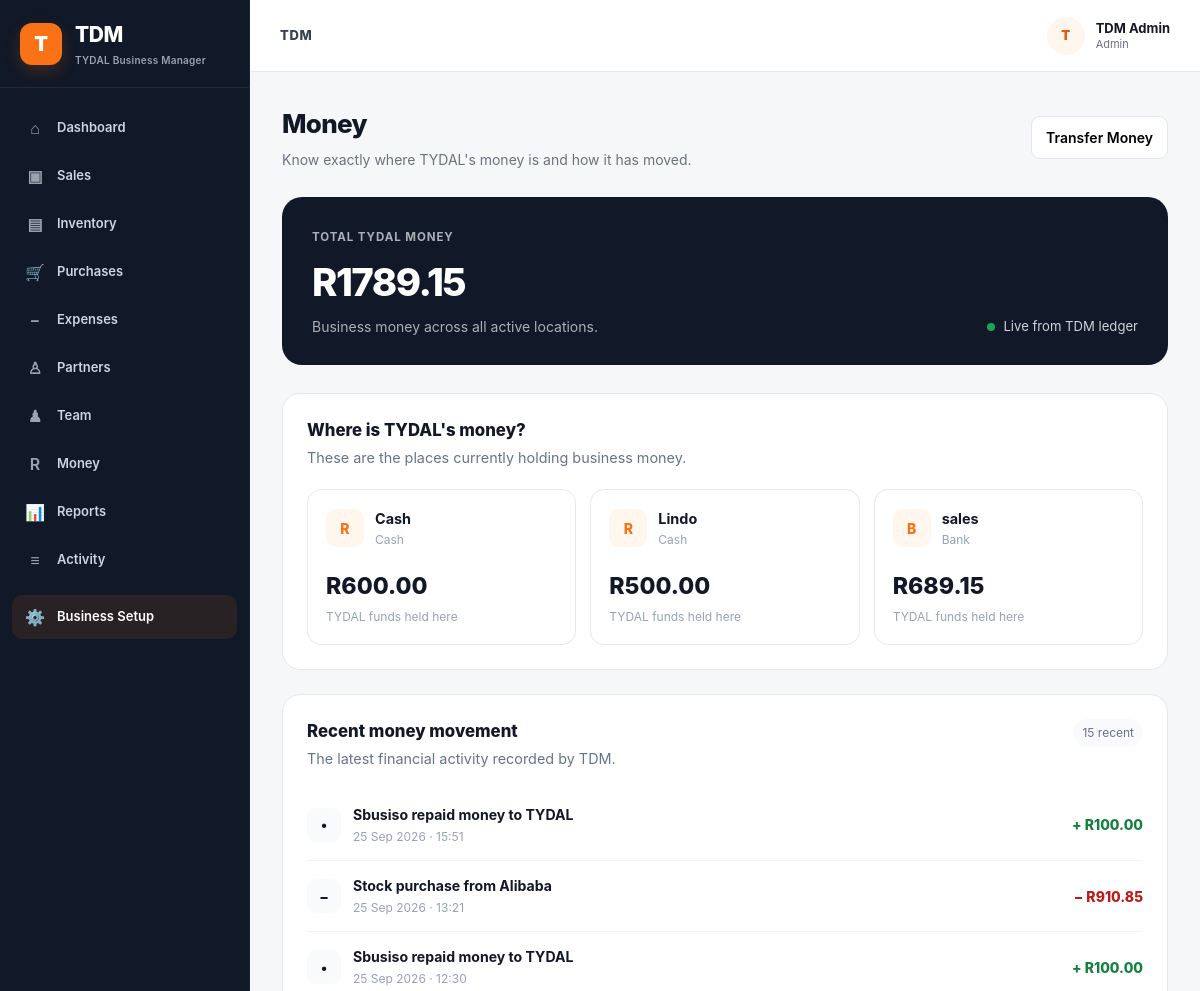
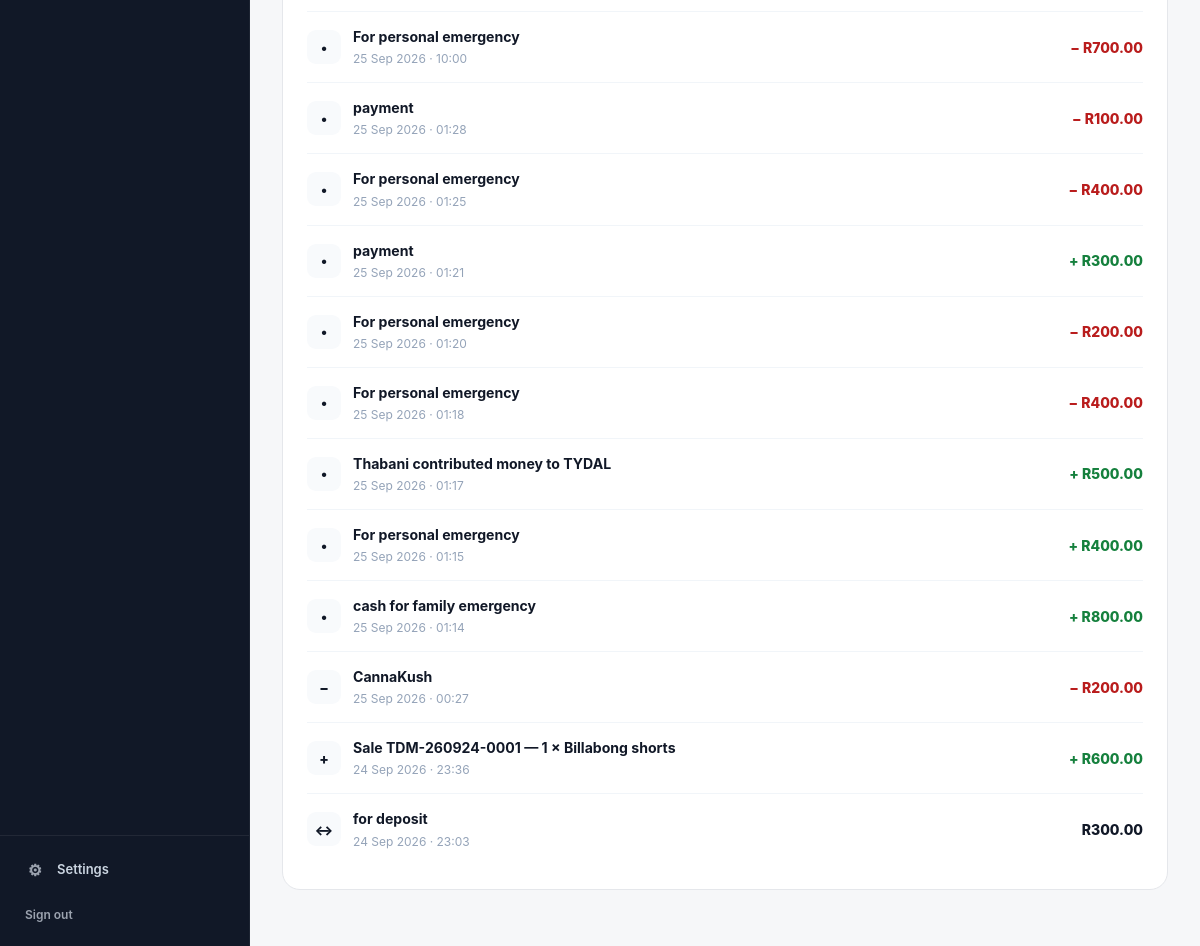
Screenshot of /money/ (signed in) with the database file from the repository (2 pictures, top to bottom).
### app/models.py (models this page shows)
class User(UserMixin, db.Model):
    __tablename__ = "users"
    id = db.Column(db.Integer, primary_key=True)
    name = db.Column(
        db.String(100),
        nullable=False
    )
    phone = db.Column(
        db.String(30),
        unique=True,
        nullable=False,
        index=True
    )
    password_hash = db.Column(
        db.String(255),
        nullable=False
    )
    role = db.Column(
        db.String(30),
        nullable=False,
        default="partner"
    )
    is_active = db.Column(
        db.Boolean,
        default=True,
        nullable=False
    )
    created_at = db.Column(
        db.DateTime,
        default=datetime.utcnow,
        nullable=False
    )
    transactions = db.relationship(
        "FinancialTransaction",
        back_populates="created_by",
        foreign_keys="FinancialTransaction.created_by_id"
    )

class MoneyAccount(db.Model):
    __tablename__ = "money_accounts"
    id = db.Column(
        db.Integer,
        primary_key=True
    )
    name = db.Column(
        db.String(100),
        nullable=False
    )
    account_type = db.Column(
        db.String(30),
        nullable=False
    )
    owner_user_id = db.Column(
        db.Integer,
        db.ForeignKey("users.id"),
        nullable=True
    )
    opening_balance = db.Column(
        db.Numeric(12, 2),
        default=Decimal("0.00"),
        nullable=False
    )
    is_active = db.Column(
        db.Boolean,
        default=True,
        nullable=False
    )
    created_at = db.Column(
        db.DateTime,
        default=datetime.utcnow,
        nullable=False
    )
    owner = db.relationship(
        "User",
        backref="money_accounts"
    )

class FinancialTransaction(db.Model):
    __tablename__ = "financial_transactions"
    id = db.Column(
        db.Integer,
        primary_key=True
    )
    transaction_type = db.Column(
        db.String(50),
        nullable=False,
        index=True
    )
    amount = db.Column(
        db.Numeric(12, 2),
        nullable=False
    )
    from_account_id = db.Column(
        db.Integer,
        db.ForeignKey("money_accounts.id"),
        nullable=True
    )
    to_account_id = db.Column(
        db.Integer,
        db.ForeignKey("money_accounts.id"),
        nullable=True
    )
    description = db.Column(
        db.String(255),
        nullable=False
    )
    reference = db.Column(
        db.String(100),
        nullable=True
    )
    transaction_date = db.Column(
        db.DateTime,
        nullable=False,
        default=datetime.utcnow,
        index=True
    )
    created_at = db.Column(
        db.DateTime,
        default=datetime.utcnow,
        nullable=False
    )
    is_historical = db.Column(
        db.Boolean,
        default=False,
        nullable=False
    )
    is_estimate = db.Column(
        db.Boolean,
        default=False,
        nullable=False
    )
    reversal_of_id = db.Column(
        db.Integer,
        db.ForeignKey("financial_transactions.id"),
        nullable=True
    )
    source_type = db.Column(
        db.String(50),
        nullable=True
    )
    source_id = db.Column(
        db.Integer,
        nullable=True
    )
    notes = db.Column(
        db.Text,
        nullable=True
    )
    created_by_id = db.Column(
        db.Integer,
        db.ForeignKey("users.id"),
        nullable=False
    )
    from_account = db.relationship(
        "MoneyAccount",
        foreign_keys=[from_account_id]
    )
    to_account = db.relationship(
        "MoneyAccount",
        foreign_keys=[to_account_id]
    )
    created_by = db.relationship(
        "User",
        back_populates="transactions",
        foreign_keys=[created_by_id]
    )
    reversal_of = db.relationship(
        "FinancialTransaction",
        remote_side=[id],
        uselist=False
    )

### app/routes/money.py (the view)
@money.route("/")
@login_required
def index():
    accounts = (
        MoneyAccount.query
        .filter_by(is_active=True)
        .order_by(MoneyAccount.name.asc())
        .all()
    )
    account_rows = []
    total_business_money = Decimal("0.00")
    for account in accounts:
        balance = get_account_balance(account.id)
        total_business_money += balance
        account_rows.append({
            "account": account,
            "balance": balance
        })
    recent_transactions = (
        FinancialTransaction.query
        .order_by(
            FinancialTransaction.transaction_date.desc(),
            FinancialTransaction.id.desc()
        )
        .limit(15)
        .all()
    )
    return render_template(
        "money/index.html",
        account_rows=account_rows,
        accounts=accounts,
        total_business_money=total_business_money,
        recent_transactions=recent_transactions
    )

### app/__init__.py (called while the page is built)
@login_manager.user_loader
def load_user(user_id):
    from app.models import User
    return db.session.get(User, int(user_id))

### app/routes/money.py (called while the page is built)
def get_account_balance(account_id):
    transactions = FinancialTransaction.query.filter(
        (FinancialTransaction.to_account_id == account_id) |
        (FinancialTransaction.from_account_id == account_id)
    ).all()
    balance = Decimal("0.00")
    for transaction in transactions:
        amount = Decimal(str(transaction.amount or 0))
        if transaction.to_account_id == account_id:
            balance += amount
        if transaction.from_account_id == account_id:
            balance -= amount
    return balance

### app/templates/money/index.html (shortened to what this page needs)
{% extends "base.html" %}
{% block content %}
<div class="page-header money-page-header">
    <div>
        <h2>Money</h2>
        <p>Know exactly where TYDAL's money is and how it has moved.</p>
    </div>
    <div class="money-header-actions">
        <button class="secondary-button" type="button" onclick="openTransferModal()" >
            Transfer Money
        </button>
    </div>
</div>
<section class="money-hero">
    <div>
        <span class="money-hero-label">TOTAL TYDAL MONEY</span>
        <div class="money-hero-value">
            R{{ "%.2f"|format(total_business_money) }}
        </div>
        <p>
            Business money across all active locations.
        </p>
    </div>
    <div class="money-hero-status">
        <span class="status-dot"></span>
        Live from TDM ledger
    </div>
</section>
<section class="money-section">
    <div class="section-heading">
        <div>
            <h3>Where is TYDAL's money?</h3>
            <p>
                These are the places currently holding business money.
            </p>
        </div>
    </div>
    {% if account_rows %}
    <div class="money-account-grid">
        {% for row in account_rows %}
        <article class="money-account-card">
            <div class="money-account-top">
                <div class="money-account-icon">
                    {% if row.account.account_type == "cash" %}
                    R
                    {% elif row.account.account_type == "bank" %}
                    B
                    {% else %}
                    ₿
                    {% endif %}
                </div>
                <div class="money-account-info">
                    <strong>{{ row.account.name }}</strong>
                    <span>
                        {{ row.account.account_type|replace("_", " ")|title }}
                    </span>
                </div>
            </div>
            <div class="money-account-balance">
                R{{ "%.2f"|format(row.balance) }}
            </div>
            <div class="money-account-footer">
                TYDAL funds held here
            </div>
        </article>
        {% endfor %}
    </div>
    {% endif %}
</section>
<section class="money-section">
    <div class="section-heading">
        <div>
            <h3>Recent money movement</h3>
            <p>
                The latest financial activity recorded by TDM.
            </p>
        </div>
        <span class="transaction-count">
            {{ recent_transactions|length }} recent
        </span>
    </div>
    {% if recent_transactions %}
    <div class="transaction-list">
        {% for transaction in recent_transactions %}
        <div class="transaction-row">
            <div class="transaction-main">
                <div class="transaction-icon">
                    {% if transaction.transaction_type == "sale" %}
                    +
                    {% elif transaction.transaction_type in ["expense", "purchase", "withdrawal"] %}
                    −
                    {% elif transaction.transaction_type == "transfer" %}
                    ↔
                    {% else %}
                    •
                    {% endif %}
                </div>
                <div>
                    <strong>
                        {{ transaction.description or transaction.transaction_type|replace("_", " ")|title }}
                    </strong>
                    <span>
                        {{ transaction.transaction_date.strftime("%d %b %Y · %H:%M") }}
                    </span>
                </div>
            </div>
            <div class="transaction-amount
                {% if transaction.to_account_id and not transaction.from_account_id %}
                    money-in
                {% elif transaction.from_account_id and not transaction.to_account_id %}
                    money-out
                {% endif %}
            ">
                {% if transaction.to_account_id and not transaction.from_account_id %}
                +
                {% elif transaction.from_account_id and not transaction.to_account_id %}
                −
                {% endif %}
                R{{ "%.2f"|format(transaction.amount) }}
            </div>
        </div>
        {% endfor %}
    </div>
    {% endif %}
</section>
{% endblock %}

### app/templates/base.html (shortened to what this page needs)
<!DOCTYPE html>
<html lang="en">
<head>
    <link rel="stylesheet" href="{{ url_for('static', filename='css/style.css') }}">
</head>
<body>
    <div class="app-shell">
        <aside class="sidebar" id="sidebar">
            <div class="brand">
                <div class="brand-mark">T</div>
                <div>
                    <h1>TDM</h1>
                    <span>TYDAL Business Manager</span>
                </div>
            </div>
            <nav class="main-nav">
                <a href="{{ url_for('main.home') }}" class="nav-item">
                    <span>⌂</span>
                    <span>Dashboard</span>
                </a>
                <a href="{{ url_for('sales.index') }}" class="nav-item">
                    <span>▣</span>
                    <span>Sales</span>
                </a>
                <a href="{{ url_for('inventory.index') }}" class="nav-item">
                    <span>▤</span>
                    <span>Inventory</span>
                </a>
                <a href="{{ url_for('purchases.index') }}" class="nav-item">
                    <span>🛒</span>
                    <span>Purchases</span>
                </a>
                <a href="{{ url_for('expenses.index') }}" class="nav-item">
                    <span>−</span>
                    <span>Expenses</span>
                </a>
                <a href="{{ url_for('partners.index') }}" class="nav-item">
                    <span>♙</span>
                    <span>Partners</span>
                </a>
                {% if current_user.role == "admin" %}
                <a href="{{ url_for('team.index') }}" class="nav-item">
                    <span>♟</span>
                    <span>Team</span>
                </a>
                {% endif %}
                <a href="{{ url_for('money.index') }}" class="nav-item">
                    <span>R</span>
                    <span>Money</span>
                </a>
                <a href="{{ url_for('reports.index') }}" class="nav-item">
                    <span>📊</span>
                    <span>Reports</span>
                </a>
                <a href="#" class="nav-item">
                    <span>≡</span>
                    <span>Activity</span>
                </a>
                <a href="{{ url_for('setup.index') }}" class="nav-link">
                    <span>⚙️</span>
                    <span>Business Setup</span>
                </a>
            </nav>
            <div class="sidebar-bottom">
                <a href="#" class="nav-item">
                    <span>⚙</span>
                    <span>Settings</span>
                </a>
                <a href="{{ url_for('auth.logout') }}" class="logout-link">
                    Sign out
                </a>
            </div>
        </aside>
        <div class="main-area">
            <header class="topbar">
                <div class="topbar-title">
                    <span>TDM</span>
                </div>
                <div class="user-menu">
                    <div class="user-avatar">
                        {{ current_user.name[0]|upper }}
                    </div>
                    <div class="user-info">
                        <strong>{{ current_user.name }}</strong>
                        <span>{{ current_user.role|capitalize }}</span>
                    </div>
                </div>
            </header>
            <main class="content">
                {% block content %}{% endblock %}
            </main>
        </div>
    </div>
</body>
</html>

### rows the page displays
User: name "T", name "TDM Admin", role "Admin"
MoneyAccount: account.name "Cash", account.account_type "Cash"
MoneyAccount: account.name "Lindo", account.account_type "Cash"
MoneyAccount: account.name "sales", account.account_type "Bank"
FinancialTransaction: amount "100.00"
FinancialTransaction: amount "910.85"
FinancialTransaction: amount "100.00"
FinancialTransaction: amount "700.00"
FinancialTransaction: amount "100.00"
FinancialTransaction: amount "400.00"
FinancialTransaction: amount "300.00"
FinancialTransaction: amount "200.00"
FinancialTransaction: amount "400.00"
FinancialTransaction: amount "500.00"
FinancialTransaction: amount "400.00"
FinancialTransaction: amount "800.00"
FinancialTransaction: amount "200.00"
FinancialTransaction: amount "600.00"
FinancialTransaction: amount "300.00"

### other values shown
{{ "%.2f"|format(total_business_money) }} "1789.15"
{{ "%.2f"|format(row.balance) }} "600.00" "500.00" "689.15"
{{ recent_transactions|length }} "15"
